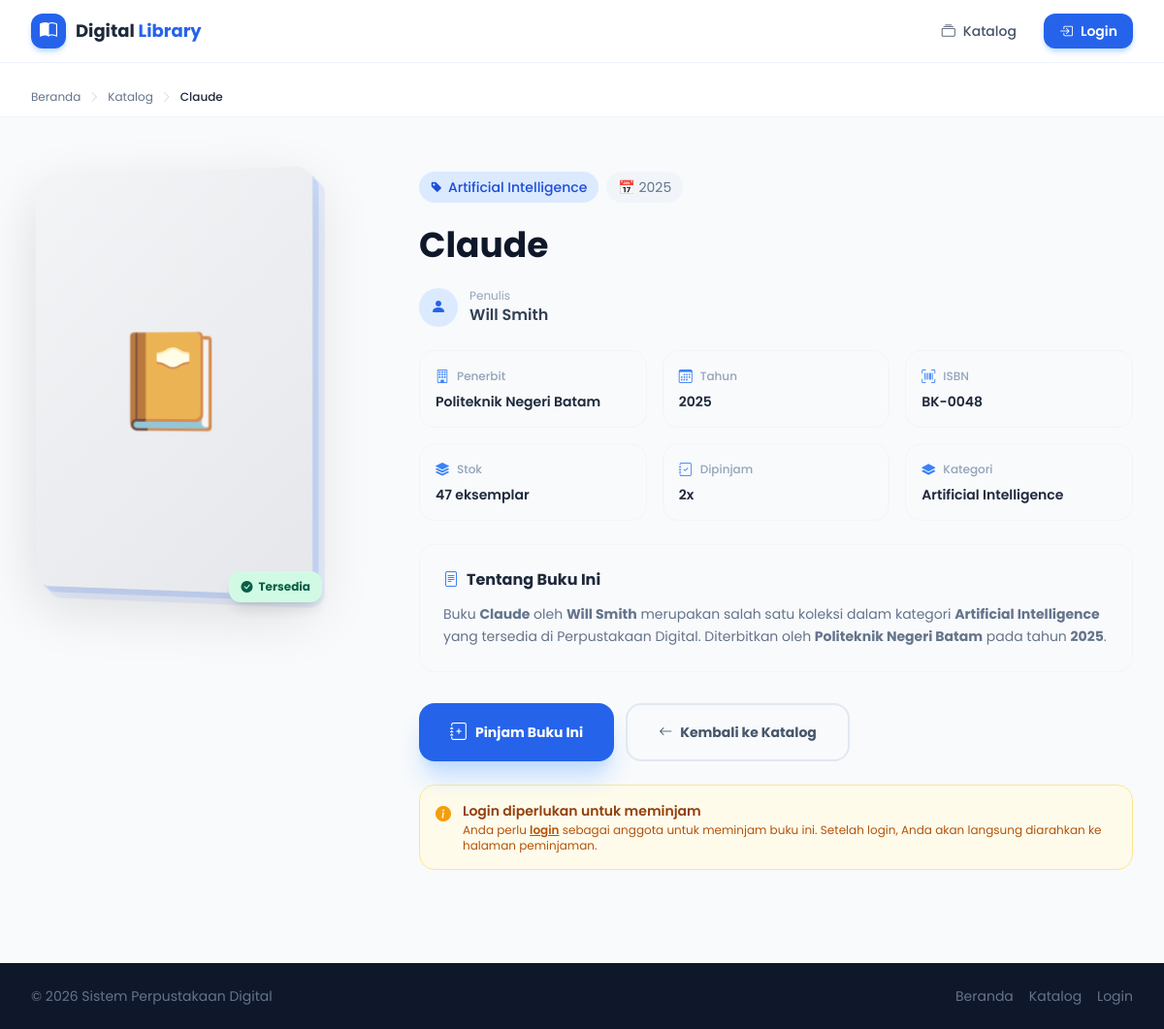
The app's page /buku_detail.php?id=48 with its own data.
### tables this page shows
CREATE TABLE `buku` (
  `id` int NOT NULL,
  `judul` varchar(255) NOT NULL,
  `penulis` varchar(150) NOT NULL,
  `penerbit` varchar(150) DEFAULT NULL,
  `tahun` year DEFAULT NULL,
  `stok` int DEFAULT '0',
  `harga` int NOT NULL DEFAULT '0',
  `cover` varchar(255) DEFAULT NULL,
  `kategori` int DEFAULT NULL,
  `created_at` timestamp NOT NULL DEFAULT CURRENT_TIMESTAMP,
  `status` varchar(50) DEFAULT NULL
);

CREATE TABLE `kategori` (
  `id` int NOT NULL,
  `nama_kategori` varchar(100) NOT NULL
);

### public/buku_detail.php (called while the page is built, shortened)
<?php
require_once "../controllers/LandingController.php";
$id = isset($_GET['id']) ? (int)$_GET['id'] : 0;
$controller = new LandingController();
$buku = $controller->getBookById($id);
$isLoggedIn = isset($_SESSION['user_id']) || isset($_SESSION['id']);
require_once "../views/landing/detail.php";

### config/database.php (called while the page is built, shortened)
<?php
abstract class Database {
    private $host = "localhost";
    private $user = "root";
    private $pass = "";
    private $db   = "perpustakaan_digital";
    public function __construct(){
        $this->conn = mysqli_connect(
            $this->host,
            $this->user,
            $this->pass,
            $this->db
        );
    }
}

### controllers/LandingController.php (called while the page is built, shortened)
<?php
require_once __DIR__ . "/../config/database.php";
class LandingController extends Database {
    private $db;
    public function __construct() {
        $this->db = $this->conn;
    }
    public function getBookById($id) {
        $id     = (int)$id;
        $query  = "SELECT b.*, k.nama_kategori,
                          COUNT(p.id) as total_pinjam
                   FROM buku b
                   LEFT JOIN kategori k ON b.kategori = k.id
                   LEFT JOIN peminjaman p ON b.id = p.buku_id
                   WHERE b.id = $id
                   GROUP BY b.id
                   LIMIT 1";
        $result = mysqli_query($this->db, $query);
        if ($result && mysqli_num_rows($result) > 0) {
            $row = mysqli_fetch_assoc($result);
            $row['kategori_nama'] = $row['nama_kategori'] ?? 'Umum';
            $row['cover_bg']      = $this->getCoverBg($row['kategori_nama']);
            $row['cover_emoji']   = $this->getCoverEmoji($row['kategori_nama']);
            return $row;
        }
        return null;
    }
    private function getCoverBg($kategori) {
        $map = [
            'Pemrograman'      => 'linear-gradient(135deg, #dbeafe, #bfdbfe)',
            'Teknologi'        => 'linear-gradient(135deg, #dbeafe, #bfdbfe)',
            'Informatika'      => 'linear-gradient(135deg, #dbeafe, #bfdbfe)',
            'Bisnis'           => 'linear-gradient(135deg, #fef3c7, #fde68a)',
            'Manajemen'        => 'linear-gradient(135deg, #fef3c7, #fde68a)',
            'Akuntansi'        => 'linear-gradient(135deg, #d1fae5, #a7f3d0)',
            'Sejarah'          => 'linear-gradient(135deg, #d1fae5, #a7f3d0)',
            'Pendidikan'       => 'linear-gradient(135deg, #e0e7ff, #c7d2fe)',
            'Psikologi'        => 'linear-gradient(135deg, #fce7f3, #fbcfe8)',
            'Sains'            => 'linear-gradient(135deg, #fef9c3, #fef08a)',
            'Hukum'            => 'linear-gradient(135deg, #fee2e2, #fecaca)',
            'Sistem Informasi' => 'linear-gradient(135deg, #dbeafe, #bfdbfe)',
            'Robotic'          => 'linear-gradient(135deg, #d1fae5, #a7f3d0)',
            'Umum'             => 'linear-gradient(135deg, #f3f4f6, #e5e7eb)',
        ];
        return $map[$kategori] ?? 'linear-gradient(135deg, #f3f4f6, #e5e7eb)';
    }
    private function getCoverEmoji($kategori) {
        $map = [
            'Pemrograman'      => '💻',
            'Teknologi'        => '📘',
            'Informatika'      => '🖥️',
            'Bisnis'           => '📊',
            'Manajemen'        => '📋',
            'Akuntansi'        => '🧾',
            'Sejarah'          => '📗',
            'Pendidikan'       => '🎓',
            'Psikologi'        => '🧠',
            'Sains'            => '🔬',
            'Hukum'            => '⚖️',
            'Sistem Informasi' => '🗃️',
            'Robotic'          => '🤖',
            'Umum'             => '📔',
        ];
        return $map[$kategori] ?? '📔';
    }
}

### views/landing/detail.php (the view, shortened to what this page needs)
<!DOCTYPE html>
<html lang="id">
<head>
<script src="https://cdn.tailwindcss.com"></script>
<link rel="stylesheet" href="https://cdn.jsdelivr.net/npm/bootstrap-icons@1.10.5/font/bootstrap-icons.css">
</head>
<body class="bg-slate-50 text-slate-800 antialiased">
<header class="fixed top-0 left-0 right-0 z-50 navbar-glass">
  <div class="max-w-7xl mx-auto px-4 sm:px-6 lg:px-8">
    <div class="flex items-center justify-between h-16">
      <a href="index.php" class="flex items-center gap-2.5">
        <div class="w-9 h-9 rounded-xl bg-brand-600 flex items-center justify-center shadow-md shadow-brand-200">
          <i class="bi bi-book-half text-white text-lg"></i>
        </div>
        <span class="font-bold text-slate-800 text-lg hidden sm:block">
          Digital<span class="text-brand-600"> Library</span>
        </span>
      </a>
      <div class="flex items-center gap-3">
        <a href="index.php#katalog" class="hidden sm:flex items-center gap-2 px-4 py-2 text-sm font-medium text-slate-600 hover:text-brand-600 hover:bg-brand-50 rounded-xl transition-all">
          <i class="bi bi-collection"></i> Katalog
        </a>
        <?php if ($isLoggedIn): ?>
          <a href="<?= $roleUser === 'admin' ? 'dashboard.php' : 'dashboard_anggota.php' ?>"
             class="px-4 py-2 bg-brand-600 text-white text-sm font-semibold rounded-xl hover:bg-brand-700 transition-all shadow-md shadow-brand-200 flex items-center gap-2">
            <i class="bi bi-grid-fill"></i> Dashboard
          </a>
        <?php else: ?>
          <a href="login.php?buku_id=<?= $buku['id'] ?>" class="px-4 py-2 bg-brand-600 text-white text-sm font-semibold rounded-xl hover:bg-brand-700 transition-all shadow-md shadow-brand-200 flex items-center gap-2">
            <i class="bi bi-box-arrow-in-right"></i> Login
          </a>
        <?php endif; ?>
      </div>
    </div>
  </div>
</header>
<div class="pt-20 pb-0 bg-white border-b border-slate-100">
  <div class="max-w-7xl mx-auto px-4 sm:px-6 lg:px-8 py-3">
    <nav class="flex items-center gap-2 text-xs text-slate-500">
      <a href="index.php" class="hover:text-brand-600 transition-colors">Beranda</a>
      <i class="bi bi-chevron-right text-slate-300"></i>
      <a href="index.php#katalog" class="hover:text-brand-600 transition-colors">Katalog</a>
      <i class="bi bi-chevron-right text-slate-300"></i>
      <span class="text-slate-800 font-medium line-clamp-1"><?= htmlspecialchars($buku['judul']) ?></span>
    </nav>
  </div>
</div>
<main class="max-w-7xl mx-auto px-4 sm:px-6 lg:px-8 py-10 lg:py-14">
  <div class="grid lg:grid-cols-3 gap-10 lg:gap-16 items-start animate-fade-up">
    <div class="lg:col-span-1 flex justify-center lg:justify-start">
      <div class="relative">
        <div class="cover-3d w-60 lg:w-72 rounded-2xl overflow-hidden aspect-[2/3] flex items-center justify-center"
             style="background:<?= $buku['cover_bg'] ?>">
          <?php if (!empty($buku['cover'])): ?>
            <div id="coverEmoji" class="hidden absolute inset-0 text-8xl items-center justify-center">
              <?= $buku['cover_emoji'] ?>
            </div>
          <?php else: ?>
            <div class="text-8xl"><?= $buku['cover_emoji'] ?></div>
          <?php endif; ?>
        </div>
        <?php
          $stok = (int)($buku['stok'] ?? 0);
          if ($stok > 3)     { $badge='badge-tersedia'; $badgeLabel='Tersedia'; $badgeIcon='bi-check-circle-fill'; }
          elseif ($stok > 0) { $badge='badge-terbatas'; $badgeLabel='Stok Terbatas'; $badgeIcon='bi-exclamation-circle-fill'; }
          else               { $badge='badge-habis';    $badgeLabel='Stok Habis'; $badgeIcon='bi-x-circle-fill'; }
        ?>
        <div class="absolute -bottom-3 -right-3 <?= $badge ?> flex items-center gap-1.5 px-3 py-2 rounded-xl text-xs font-bold shadow-lg">
          <i class="bi <?= $badgeIcon ?>"></i>
          <?= $badgeLabel ?>
        </div>
      </div>
    </div>
    <div class="lg:col-span-2 space-y-6">
      <div class="flex items-center gap-2 flex-wrap">
        <span class="inline-flex items-center gap-1.5 text-sm font-medium text-brand-700 bg-brand-100 px-3 py-1.5 rounded-full">
          <i class="bi bi-tag-fill text-xs"></i>
          <?= htmlspecialchars($buku['kategori_nama'] ?? 'Umum') ?>
        </span>
        <?php if (!empty($buku['tahun'])): ?>
        <span class="text-sm text-slate-500 bg-slate-100 px-3 py-1.5 rounded-full">
          📅 <?= htmlspecialchars($buku['tahun']) ?>
        </span>
        <?php endif; ?>
      </div>
      <h1 class="text-2xl sm:text-3xl lg:text-4xl font-bold text-slate-900 leading-tight">
        <?= htmlspecialchars($buku['judul']) ?>
      </h1>
      <div class="flex items-center gap-3">
        <div class="w-10 h-10 rounded-full bg-brand-100 flex items-center justify-center shrink-0">
          <i class="bi bi-person-fill text-brand-600"></i>
        </div>
        <div>
          <div class="text-xs text-slate-400">Penulis</div>
          <div class="font-semibold text-slate-700"><?= htmlspecialchars($buku['penulis'] ?? '-') ?></div>
        </div>
      </div>
      <div class="grid grid-cols-2 sm:grid-cols-3 gap-4">
        <?php
        $infoItems = [
          ['icon'=>'bi-building',      'label'=>'Penerbit',  'value'=>$buku['penerbit'] ?? '-'],
          ['icon'=>'bi-calendar3',     'label'=>'Tahun',     'value'=>$buku['tahun'] ?? '-'],
          ['icon'=>'bi-upc-scan',      'label'=>'ISBN',      'value'=>$buku['isbn'] ?? ($buku['id'] ? 'BK-'.str_pad($buku['id'],4,'0',STR_PAD_LEFT) : '-')],
          ['icon'=>'bi-stack',         'label'=>'Stok',      'value'=>$stok . ' eksemplar'],
          ['icon'=>'bi-journal-check', 'label'=>'Dipinjam',  'value'=>(int)($buku['total_pinjam'] ?? 0) . 'x'],
          ['icon'=>'bi-layers-fill',   'label'=>'Kategori',  'value'=>$buku['kategori_nama'] ?? 'Umum'],
        ];
        foreach ($infoItems as $info): ?>
        <div class="bg-slate-50 rounded-2xl p-4 border border-slate-100">
          <div class="flex items-center gap-2 mb-1.5">
            <i class="bi <?= $info['icon'] ?> text-brand-500 text-sm"></i>
            <span class="text-xs text-slate-400 font-medium"><?= $info['label'] ?></span>
          </div>
          <div class="font-semibold text-slate-800 text-sm truncate">
            <?= htmlspecialchars($info['value']) ?>
          </div>
        </div>
        <?php endforeach; ?>
      </div>
      <?php if (!empty($buku['deskripsi'])): ?>
      <div class="bg-white rounded-2xl border border-slate-100 p-6">
        <h3 class="font-bold text-slate-800 mb-3 flex items-center gap-2">
          <i class="bi bi-file-text text-brand-500"></i> Deskripsi Buku
        </h3>
        <p class="text-slate-600 text-sm leading-relaxed"><?= nl2br(htmlspecialchars($buku['deskripsi'])) ?></p>
      </div>
      <?php else: ?>
      <div class="bg-slate-50 rounded-2xl border border-slate-100 p-6">
        <h3 class="font-bold text-slate-800 mb-3 flex items-center gap-2">
          <i class="bi bi-file-text text-brand-500"></i> Tentang Buku Ini
        </h3>
        <p class="text-slate-500 text-sm leading-relaxed">
          Buku <strong><?= htmlspecialchars($buku['judul']) ?></strong> oleh <strong><?= htmlspecialchars($buku['penulis'] ?? '') ?></strong>
          merupakan salah satu koleksi dalam kategori <strong><?= htmlspecialchars($buku['kategori_nama'] ?? 'Umum') ?></strong>
          yang tersedia di Perpustakaan Digital.
          <?php if (!empty($buku['penerbit'])): ?>
          Diterbitkan oleh <strong><?= htmlspecialchars($buku['penerbit']) ?></strong>
          <?php endif; ?>
          <?php if (!empty($buku['tahun'])): ?>
          pada tahun <strong><?= htmlspecialchars($buku['tahun']) ?></strong>.
          <?php endif; ?>
        </p>
      </div>
      <?php endif; ?>
      <div class="flex flex-col sm:flex-row gap-3 pt-2">
        <?php if ($stok > 0): ?>
          <?php if ($isLoggedIn): ?>
            <a href="katalog.php?buku_id=<?= $buku['id'] ?>"
               class="flex-1 sm:flex-none px-8 py-4 bg-brand-600 text-white font-bold rounded-2xl hover:bg-brand-700 active:scale-95 transition-all shadow-xl shadow-brand-200 flex items-center justify-center gap-2 text-sm">
              <i class="bi bi-journal-plus text-lg"></i>
              Pinjam Buku Ini
            </a>
          <?php else: ?>
            <button onclick="handlePinjam()" id="btnPinjamDetail"
                    class="flex-1 sm:flex-none px-8 py-4 bg-brand-600 text-white font-bold rounded-2xl hover:bg-brand-700 active:scale-95 transition-all shadow-xl shadow-brand-200 flex items-center justify-center gap-2 text-sm">
              <i class="bi bi-journal-plus text-lg"></i>
              Pinjam Buku Ini
            </button>
          <?php endif; ?>
        <?php endif; ?>
        <a href="index.php#katalog"
           class="flex-1 sm:flex-none px-8 py-4 border-2 border-slate-200 text-slate-600 font-bold rounded-2xl hover:border-brand-300 hover:text-brand-600 hover:bg-brand-50 transition-all flex items-center justify-center gap-2 text-sm">
          <i class="bi bi-arrow-left"></i>
          Kembali ke Katalog
        </a>
      </div>
      <?php if (!$isLoggedIn && $stok > 0): ?>
      <div class="flex items-start gap-3 bg-amber-50 border border-amber-200 rounded-2xl p-4">
        <i class="bi bi-info-circle-fill text-amber-500 mt-0.5 shrink-0"></i>
        <div>
          <div class="font-semibold text-amber-800 text-sm">Login diperlukan untuk meminjam</div>
          <div class="text-amber-700 text-xs mt-0.5">
            Anda perlu <a href="login.php?buku_id=<?= $buku['id'] ?>" class="underline font-semibold">login</a> sebagai anggota untuk meminjam buku ini.
            Setelah login, Anda akan langsung diarahkan ke halaman peminjaman.
          </div>
        </div>
      </div>
      <?php endif; ?>
    </div>
  </div>
</main>
<footer class="bg-slate-900 text-slate-500 py-6 mt-10">
  <div class="max-w-7xl mx-auto px-4 sm:px-6 lg:px-8 flex flex-col sm:flex-row items-center justify-between gap-2 text-sm">
    <p>&copy; <?= date('Y') ?> Sistem Perpustakaan Digital</p>
    <div class="flex items-center gap-4">
      <a href="index.php" class="hover:text-white transition-colors">Beranda</a>
      <a href="index.php#katalog" class="hover:text-white transition-colors">Katalog</a>
      <a href="login.php" class="hover:text-white transition-colors">Login</a>
    </div>
  </div>
</footer>
</body>
</html>

### views/landing/detail.php (style rules this page uses)
*, *::before, *::after { box-sizing: border-box; }
body { font-family: 'Poppins', sans-serif; }
.navbar-glass { background: rgba(255,255,255,0.92); backdrop-filter: blur(16px); -webkit-backdrop-filter: blur(16px); border-bottom: 1px solid rgba(37,99,235,0.08); }
.cover-3d { box-shadow: 6px 6px 0 rgba(37,99,235,0.15), 12px 12px 0 rgba(37,99,235,0.08), 0 20px 60px rgba(0,0,0,0.12); transform: perspective(800px) rotateY(-8deg); transition: transform 0.4s ease, box-shadow 0.4s ease; }
.animate-fade-up { animation: fadeUp 0.5s ease-out forwards; }
.badge-tersedia { background:#d1fae5; color:#065f46; }

### records on screen
buku: judul "Claude", stok "Tersedia", kategori.nama_kategori "Artificial Intelligence", tahun "2025", penulis "Will Smith", penerbit "Politeknik Negeri Batam"

### other values on screen
$buku['cover_emoji'] "📔"
$info['label'] "Penerbit"
$info['value'] "Politeknik Negeri Batam"
$info['label'] "Tahun"
$info['value'] "2025"
$info['label'] "ISBN"
$info['value'] "BK-0048"
$info['label'] "Stok"
$info['value'] "47 eksemplar"
$info['label'] "Dipinjam"
$info['value'] "2x"
$info['label'] "Kategori"
$info['value'] "Artificial Intelligence"
